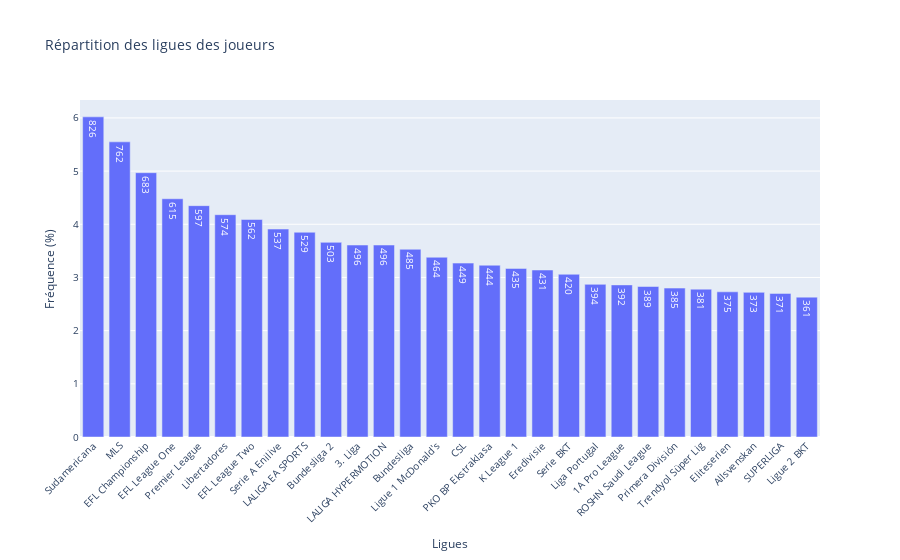

Here is the notebook cell this chart was saved with:
### Code cell
# df_2 contient les données filtrées

# Calcul des effectifs et fréquences pour la variable 'League' dans df_2
effectifs_league = df_2['League'].value_counts().sort_values(ascending=False)
frequences_league = (effectifs_league / effectifs_league.sum()) * 100

# Créer un tableau avec les informations demandées
tableau_league = pd.DataFrame({
    'Effectif': effectifs_league,
    'Fréquence (%)': frequences_league.round(2)
})

# Afficher le tableau des ligues
print(tableau_league)

# Créer un graphique interactif avec Plotly Express
fig = px.bar(
    tableau_league.reset_index(),
    x='League',
    y='Fréquence (%)',
    text='Effectif',
    hover_data={'Fréquence (%)': ':.2f', 'Effectif': True},
    labels={'League': 'Ligues'},
    title="Répartition des ligues des joueurs"
)

# Personnalisation des écritures et inclinaison des labels de l'axe x
fig.update_layout(
    xaxis_tickangle=-45,  # Incliner les labels à 45 degrés
    font=dict(size=10),  # Diminuer la taille des écritures
    showlegend=False
)

# Afficher le graphique interactif
fig.show()

### Figure 1 — Plotly figure (JSON) as saved in the notebook; plotly's stock layout.template omitted (floating-point values rounded to 4 significant figures)
{"data": [{"alignmentgroup": "True", "customdata": [[826], [762], [683], [615], [597], [574], [562], [537], [529], [503], [496], [496], [485], [464], [449], [444], [435], [431], [420], [394], [392], [389], [385], [381], [375], [373], [371], [361]], "hovertemplate": "Ligues=%{x}<br>Fréquence (%)=%{y:.2f}<br>Effectif=%{customdata[0]}<extra></extra>", "legendgroup": "", "marker": {"color": "#636efa", "pattern": {"shape": ""}}, "name": "", "offsetgroup": "", "orientation": "v", "showlegend": false, "text": [826, 762, 683, 615, 597, 574, 562, 537, 529, 503, 496, 496, 485, 464, 449, 444, 435, 431, 420, 394, 392, 389, 385, 381, 375, 373, 371, 361], "textposition": "auto", "type": "bar", "x": ["Sudamericana", "MLS", "EFL Championship", "EFL League One", "Premier League", "Libertadores", "EFL League Two", "Serie A Enilive", "LALIGA EA SPORTS", "Bundesliga 2", "3. Liga", "LALIGA HYPERMOTION", "Bundesliga", "Ligue 1 McDonald's", "CSL", "PKO BP Ekstraklasa", "K League 1", "Eredivisie", "Serie BKT", "Liga Portugal", "1A Pro League", "ROSHN Saudi League", "Primera División", "Trendyol Süper Lig", "Eliteserien", "Allsvenskan", "SUPERLIGA", "Ligue 2 BKT"], "xaxis": "x", "y": [6.02, 5.55, 4.97, 4.48, 4.35, 4.18, 4.09, 3.91, 3.85, 3.66, 3.61, 3.61, 3.53, 3.38, 3.27, 3.23, 3.17, 3.14, 3.06, 2.87, 2.86, 2.83, 2.8, 2.78, 2.73, 2.72, 2.7, 2.63], "yaxis": "y"}], "layout": {"barmode": "relative", "font": {"size": 10}, "legend": {"tracegroupgap": 0}, "showlegend": false, "title": {"text": "Répartition des ligues des joueurs"}, "xaxis": {"anchor": "y", "domain": [0, 1], "tickangle": -45, "title": {"text": "Ligues"}}, "yaxis": {"anchor": "x", "domain": [0, 1], "title": {"text": "Fréquence (%)"}}}}
